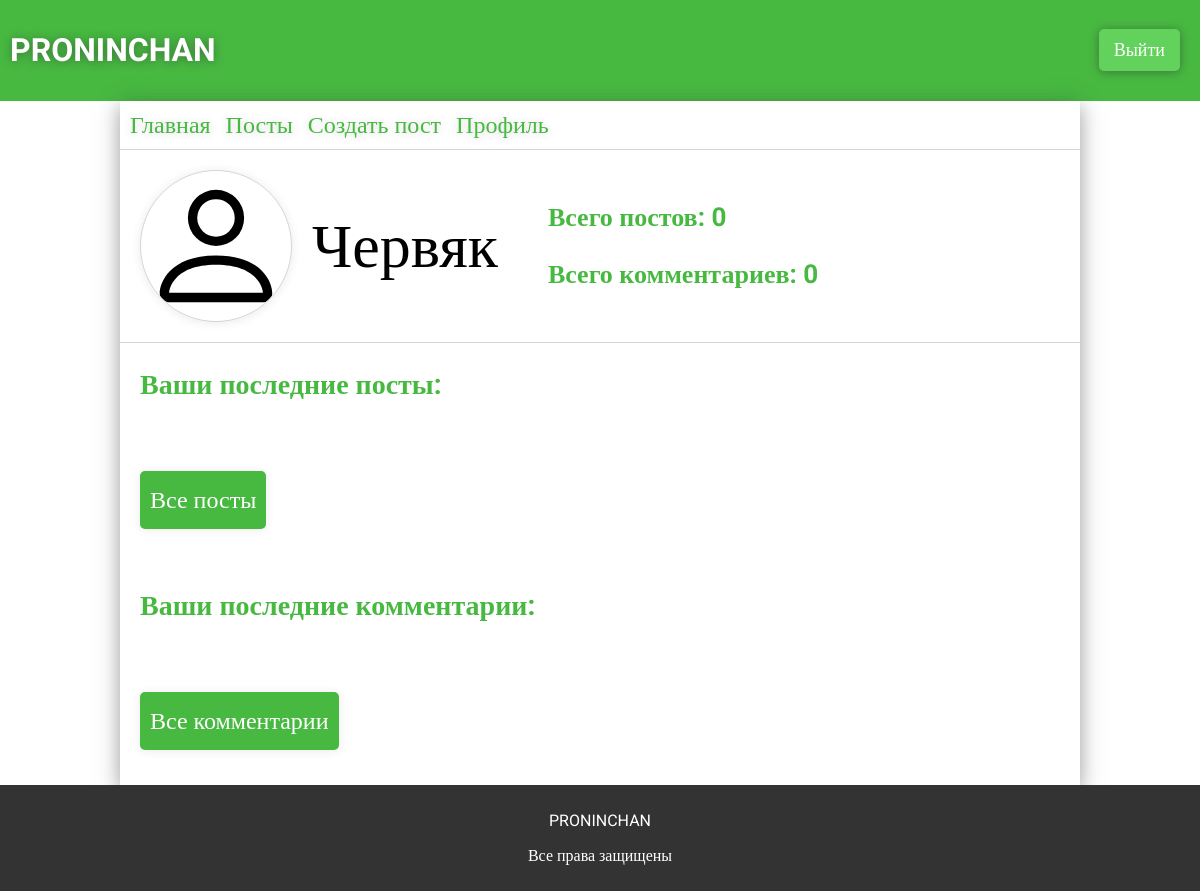
Page /profile (signed in) on the earlier database version.
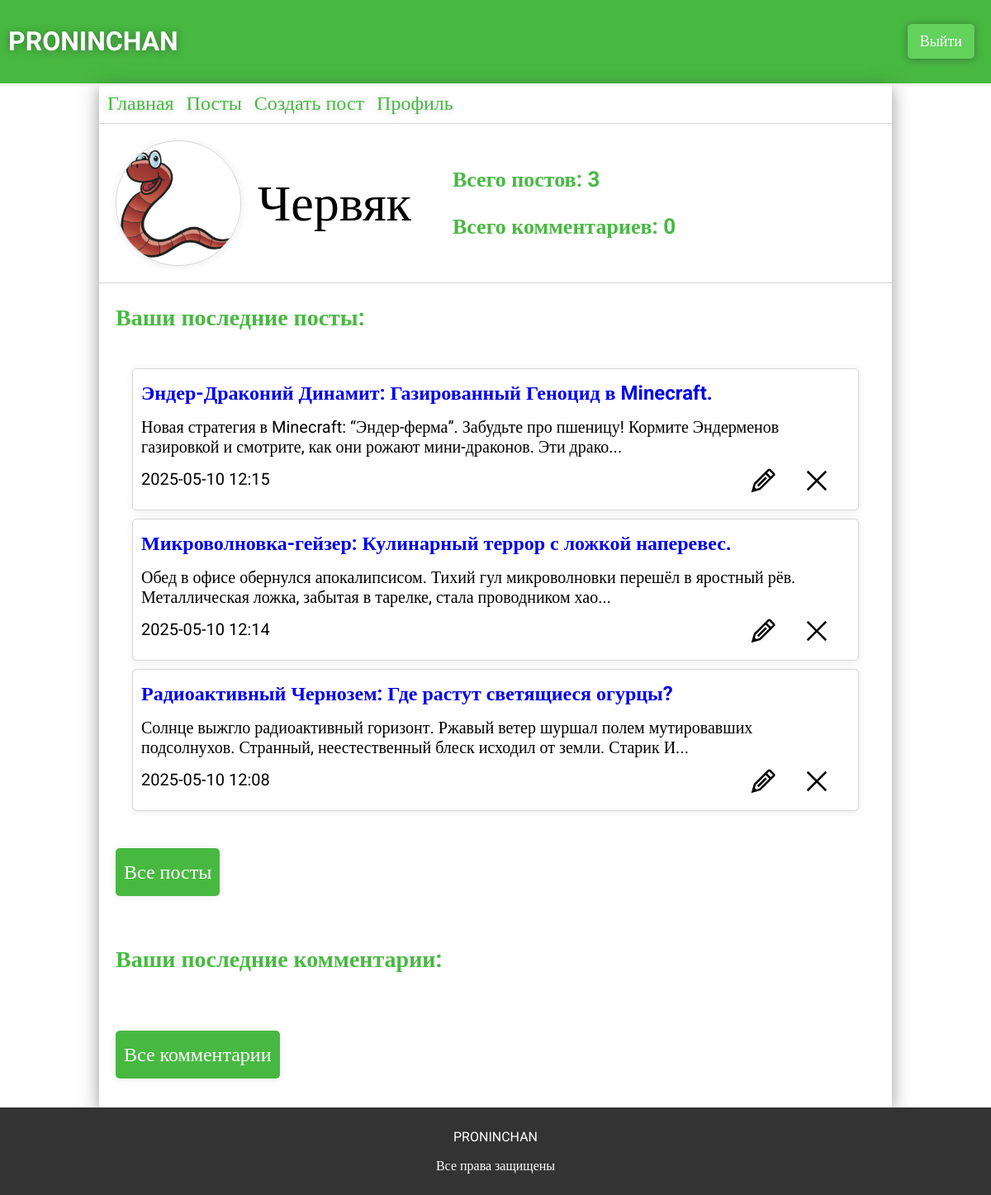
Same page on the later database version.
### app.py (models this page shows)
class Users(db.Model):
    __tablename__ = 'users'
    id = db.Column(db.Integer, primary_key=True)
    username = db.Column(db.String(32), unique=True, nullable=False)
    photo = db.Column(db.String(124))
    email = db.Column(db.String(64), unique=True, nullable=False)
    password = db.Column(db.String(30), nullable=False)
    access = db.Column(db.String(64), nullable=False, default='user')
    all_posts = db.relationship("ForumPosts", backref="user_author", cascade="all, delete-orphan")
    all_comments = db.relationship("ForumComments", backref="user_author")

class ForumPosts(db.Model):
    __tablename__ = 'forum_posts'
    id = db.Column(db.Integer, primary_key=True)
    user_id = db.Column(db.Integer, db.ForeignKey('users.id'), nullable=False)
    theme = db.Column(db.String(124), nullable=False)
    text = db.Column(db.Text, nullable=False)
    section_id = db.Column(db.Integer, db.ForeignKey('forum_sections.id'), nullable=False)
    category_id = db.Column(db.Integer, db.ForeignKey('forum_categories.id'), nullable=False)
    created_at = db.Column(db.DateTime, default=datetime.now)
    user = db.relationship("Users", backref="posts")
    sections = db.relationship("ForumSections")
    categories = db.relationship("ForumCategory")
    all_comments = db.relationship("ForumComments", backref="forum_post", cascade="all, delete-orphan")

### app.py (the view)
@app.route('/profile')
def profile():
    if 'user' in session:
        try:
            access = (Users.query.filter_by(id=session['user']).first()).access
        except:
            return redirect(url_for('logout'))
        user = Users.query.filter_by(id=session['user']).first()
        user_posts =  ForumPosts.query.filter_by(user_id=session['user']).order_by(ForumPosts.created_at.desc()).limit(5).all()
        user_comments = ForumComments.query.filter_by(user_id=session['user']).order_by(ForumComments.created_at.desc()).limit(5).all()
        c_total = ForumComments.query.filter_by(user_id=session['user']).count()
        p_total = ForumPosts.query.filter_by(user_id=session['user']).count()
        return render_template('profile.html', user = user, posts=user_posts,
                               comments=user_comments, c_total=c_total,p_total=p_total, access=access)
    return render_template('profile.html')

### templates/profile.html (shortened to what this page needs)
{% extends 'base.html' %}
{% block main %}
<link rel="stylesheet" href="{{ url_for('static', filename='css/profile.css') }}">
{% if session['user'] %}
<div class="profile">
    <div class="profile-container">
        <div class="profile-person">
            <form class="profile-person-img">
                <img src="{{ url_for('static', filename=user.photo) if user.photo else url_for('static', filename='img/person.svg') }}" alt="">
            </form>
            <p>{{user.username}}</p>
        </div>
        <div class="profile-data">
            <p>Всего постов: {{p_total}}</p>
            <p>Всего комментариев: {{c_total}}</p>
        </div>
    </div>
    <div class="commentsposts">
        <p>Ваши последние посты:</p>
        <div class="commentsposts-container">
            {% for post in posts %}
            <div class="commentsposts-container-post" id="post-{{post.id}}">
                <div class="commentsposts-container-post-edit">
                    <img src="../static/img/Edit.svg" alt="" class="edit-post" id="post-{{post.id}}" data-post-id="{{post.id}}">
                    <img src="../static/img/Close.svg" alt="" class="delete-post" data-post-id="{{post.id}}">
                </div>
                <a class="post-theme" href="{{url_for('post', post=post.id)}}">{{post.theme}}</a>
                <p class="post-text"  data-text="{{post.text}}">{{post.text | truncate(150, True, '...')}}</p>
                <p class="post-created">{{post.created_at.strftime('%Y-%m-%d %H:%M')}}</p>
            </div>
            {% endfor %}
        </div>
        <button><a href="{{url_for('user_posts')}}">Все посты</a></button>
    </div>
    <div  class="commentsposts">
        <p>Ваши последние комментарии:</p>
        <div class="commentsposts-container">
        </div>
        <button><a href="{{url_for('user_comments')}}">Все комментарии</a></button>
    </div>
</div>
{% else %}
    <div class="login">
        <h2>Войдите в аккаунт</h2>
    </div>
{% endif %}
{% endblock %}

Differences in the rows shown:
changed Users "Червяк": photo: picture added
now on this page (row edited): ForumPosts: theme "Эндер-Драконий Динамит: Газированный Геноцид в Minecraft.", text "Новая стратегия в Minecraft: “Эндер-ферма”. Забудьте про пшеницу! Кормите Эндерменов газировкой и смотрите, как они рожают мини-драконов. Эти драко...", created_at "2025-05-10 12:15"
added ForumPosts: theme "Микроволновка-гейзер: Кулинарный террор с ложкой наперевес.", text "Обед в офисе обернулся апокалипсисом. Тихий гул микроволновки перешёл в яростный рёв. Металлическая ложка, забытая в тарелке, стала проводником хао...", created_at "2025-05-10 12:14"
now on this page (row edited): ForumPosts: theme "Радиоактивный Чернозем: Где растут светящиеся огурцы?", text "Солнце выжгло радиоактивный горизонт. Ржавый ветер шуршал полем мутировавших подсолнухов. Странный, неестественный блеск исходил от земли. Старик И...", created_at "2025-05-10 12:08"
Other differences:
{{ p_total }}: "0" → "3"
